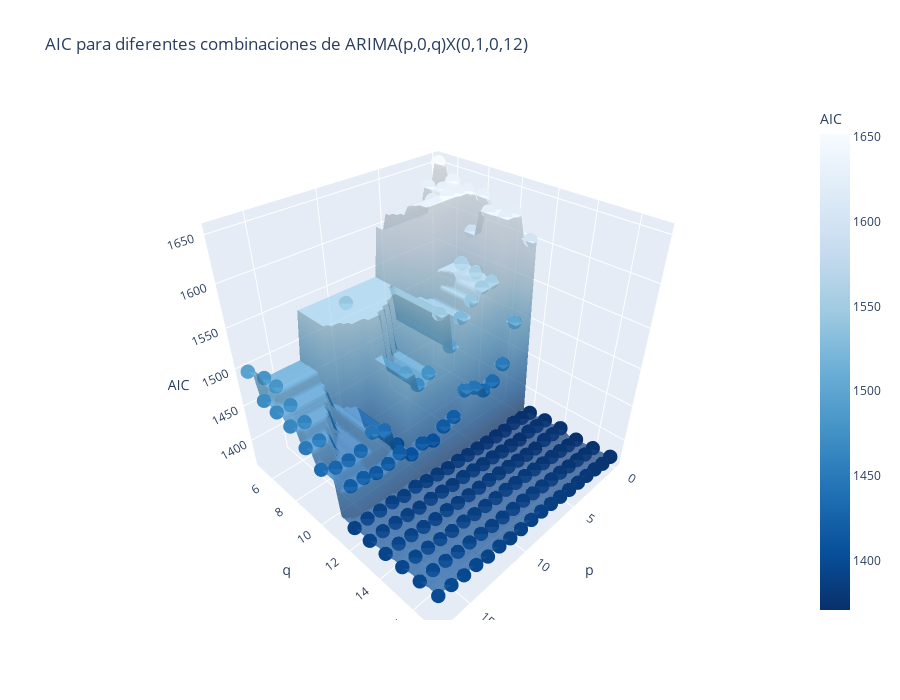

The code cell stored with this chart in its notebook:
### Code cell
# Crear figura 3D en Plotly
fig = go.Figure()

# Superficie
fig.add_trace(go.Surface(
    x=P, y=Q, z=AIC_grid,
    colorscale='Blues_r',
    opacity=0.7,
    colorbar=dict(title='AIC')
))

# Puntos originales
fig.add_trace(go.Scatter3d(
    x=p_values,
    y=q_values,
    z=aic_values,
    mode='markers',
    marker=dict(size=5, color=aic_values, colorscale='Blues_r'),
    name='Puntos'
))

# Layout
fig.update_layout(
    scene=dict(
        xaxis_title='p',
        yaxis_title='q',
        zaxis_title='AIC'
    ),
    title='AIC para diferentes combinaciones de ARIMA(p,0,q)X(0,1,0,12)',
    width=900,
    height=700
)

# Guardar como HTML
fig.write_html("AIC_3D_plot-1.html")
fig.show()

### Figure 1 — Plotly figure (JSON) as saved in the notebook; plotly's stock layout.template omitted (floating-point values rounded to 4 significant figures; data arrays with more than 128 entries replaced by an {"elided": "..."} marker saying what was removed)
{"data": [{"colorbar": {"title": {"text": "AIC"}}, "colorscale": [[0, "rgb(8,48,107)"], [0.125, "rgb(8,81,156)"], [0.25, "rgb(33,113,181)"], [0.375, "rgb(66,146,198)"], [0.5, "rgb(107,174,214)"], [0.625, "rgb(158,202,225)"], [0.75, "rgb(198,219,239)"], [0.875, "rgb(222,235,247)"], [1, "rgb(247,251,255)"]], "opacity": 0.7, "type": "surface", "x": {"elided": "50x50 float values"}, "y": {"elided": "50x50 float values"}, "z": {"elided": "50x50 float values"}}, {"marker": {"color": {"elided": "197 float values"}, "colorscale": [[0, "rgb(8,48,107)"], [0.125, "rgb(8,81,156)"], [0.25, "rgb(33,113,181)"], [0.375, "rgb(66,146,198)"], [0.5, "rgb(107,174,214)"], [0.625, "rgb(158,202,225)"], [0.75, "rgb(198,219,239)"], [0.875, "rgb(222,235,247)"], [1, "rgb(247,251,255)"]], "size": 5}, "mode": "markers", "name": "Puntos", "type": "scatter3d", "x": {"elided": "197 int values"}, "y": {"elided": "197 int values"}, "z": {"elided": "197 float values"}}], "layout": {"height": 700, "scene": {"xaxis": {"title": {"text": "p"}}, "yaxis": {"title": {"text": "q"}}, "zaxis": {"title": {"text": "AIC"}}}, "title": {"text": "AIC para diferentes combinaciones de ARIMA(p,0,q)X(0,1,0,12)"}, "width": 900}}
